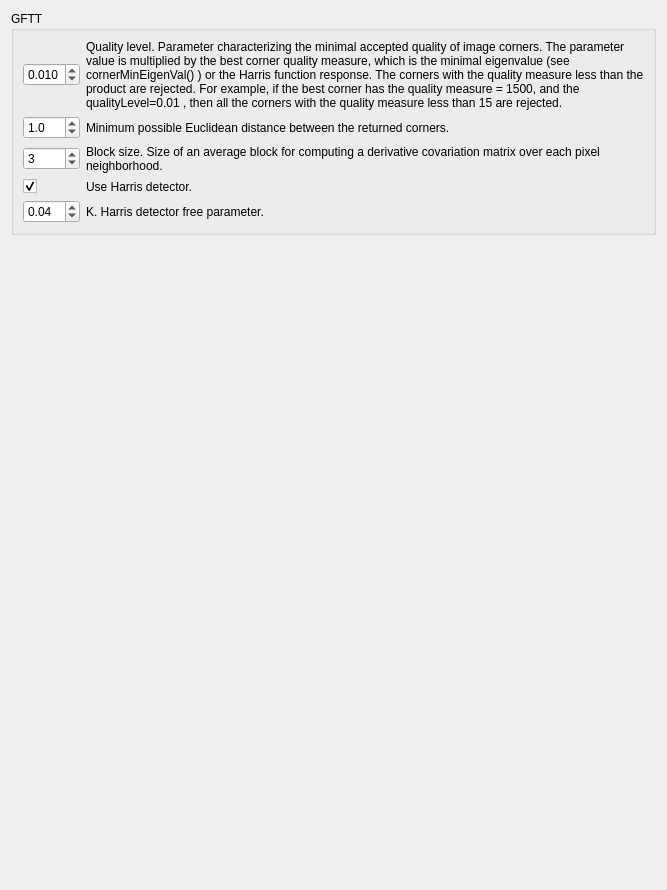
               <widget class="QWidget" name="page_16">
                <layout class="QVBoxLayout" name="verticalLayout_9">
                 <item>
                  <widget class="QGroupBox" name="groupBox_detector_gftt2">
                   <property name="title">
                    <string>GFTT</string>
                   </property>
                   <layout class="QGridLayout" name="gridLayout_21" columnstretch="0,1">
                    <item row="0" column="0">
                     <widget class="QDoubleSpinBox" name="doubleSpinBox_GFTT_qualityLevel">
                      <property name="decimals">
                       <number>3</number>
                      </property>
                      <property name="maximum">
                       <double>1.000000000000000</double>
                      </property>
                      <property name="singleStep">
                       <double>0.010000000000000</double>
                      </property>
                      <property name="value">
                       <double>0.010000000000000</double>
                      </property>
                     </widget>
                    </item>
                    <item row="1" column="0">
                     <widget class="QDoubleSpinBox" name="doubleSpinBox_GFTT_minDistance">
                      <property name="decimals">
                       <number>1</number>
                      </property>
                      <property name="value">
                       <double>1.000000000000000</double>
                      </property>
                     </widget>
                    </item>
                    <item row="3" column="0">
                     <widget class="QCheckBox" name="checkBox_GFTT_useHarrisDetector">
                      <property name="text">
                       <string/>
                      </property>
                      <property name="checked">
                       <bool>true</bool>
                      </property>
                     </widget>
                    </item>
                    <item row="3" column="1">
                     <widget class="QLabel" name="label_172">
                      <property name="text">
                       <string>Use Harris detector.</string>
                      </property>
                      <property name="wordWrap">
                       <bool>true</bool>
                      </property>
                     </widget>
                    </item>
                    <item row="4" column="0">
                     <widget class="QDoubleSpinBox" name="doubleSpinBox_GFTT_k">
                      <property name="maximum">
                       <double>1.000000000000000</double>
                      </property>
                      <property name="singleStep">
                       <double>0.010000000000000</double>
                      </property>
                      <property name="value">
                       <double>0.040000000000000</double>
                      </property>
                     </widget>
                    </item>
                    <item row="4" column="1">
                     <widget class="QLabel" name="label_173">
                      <property name="text">
                       <string>K. Harris detector free parameter.</string>
                      </property>
                      <property name="wordWrap">
                       <bool>true</bool>
                      </property>
                     </widget>
                    </item>
                    <item row="2" column="0">
                     <widget class="QSpinBox" name="spinBox_GFTT_blockSize">
                      <property name="value">
                       <number>3</number>
                      </property>
                     </widget>
                    </item>
                    <item row="0" column="1">
                     <widget class="QLabel" name="label_175">
                      <property name="text">
                       <string>Quality level. Parameter characterizing the minimal accepted quality of image corners. The parameter value is multiplied by the best corner quality measure, which is the minimal eigenvalue (see cornerMinEigenVal() ) or the Harris function response. The corners with the quality measure less than the product are rejected. For example, if the best corner has the quality measure = 1500, and the qualityLevel=0.01 , then all the corners with the quality measure less than 15 are rejected.</string>
                      </property>
                      <property name="wordWrap">
                       <bool>true</bool>
                      </property>
                     </widget>
                    </item>
                    <item row="1" column="1">
                     <widget class="QLabel" name="label_176">
                      <property name="text">
                       <string>Minimum possible Euclidean distance between the returned corners.</string>
                      </property>
                      <property name="wordWrap">
                       <bool>true</bool>
                      </property>
                     </widget>
                    </item>
                    <item row="2" column="1">
                     <widget class="QLabel" name="label_177">
                      <property name="text">
                       <string>Block size. Size of an average block for computing a derivative covariation matrix over each pixel neighborhood.</string>
                      </property>
                      <property name="wordWrap">
                       <bool>true</bool>
                      </property>
                     </widget>
                    </item>
                   </layout>
                  </widget>
                 </item>
                 <item>
                  <spacer name="verticalSpacer_25">
                   <property name="orientation">
                    <enum>Qt::Vertical</enum>
                   </property>
                   <property name="sizeHint" stdset="0">
                    <size>
                     <width>20</width>
                     <height>644</height>
                    </size>
                   </property>
                  </spacer>
                 </item>
                </layout>
               </widget>
